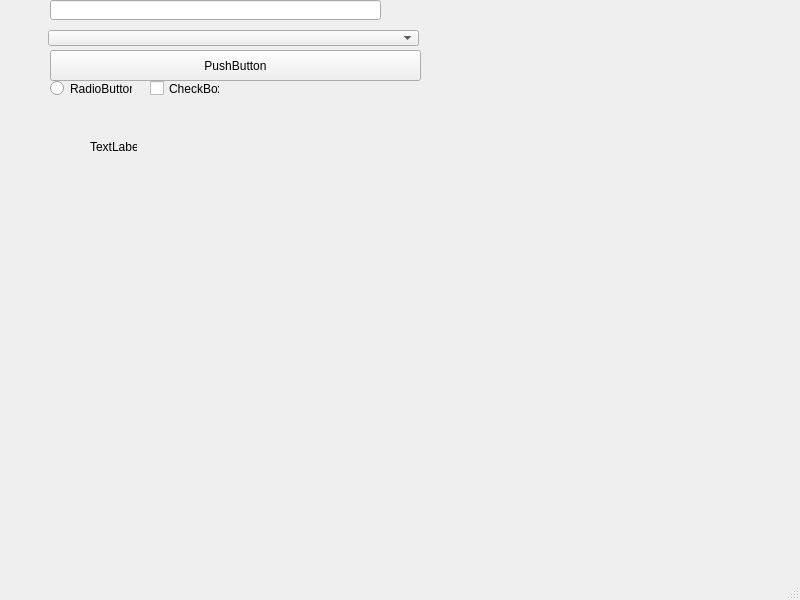
<?xml version="1.0" encoding="UTF-8"?>
<ui version="4.0">
 <class>MainWindow</class>
 <widget class="QMainWindow" name="MainWindow">
  <property name="geometry">
   <rect>
    <x>0</x>
    <y>0</y>
    <width>800</width>
    <height>600</height>
   </rect>
  </property>
  <property name="windowTitle">
   <string>MainWindow</string>
  </property>
  <widget class="QWidget" name="centralwidget">
   <widget class="QLabel" name="label">
    <property name="geometry">
     <rect>
      <x>90</x>
      <y>140</y>
      <width>47</width>
      <height>13</height>
     </rect>
    </property>
    <property name="text">
     <string>TextLabel</string>
    </property>
   </widget>
   <widget class="QRadioButton" name="radioButton">
    <property name="geometry">
     <rect>
      <x>50</x>
      <y>80</y>
      <width>82</width>
      <height>17</height>
     </rect>
    </property>
    <property name="text">
     <string>RadioButton</string>
    </property>
   </widget>
   <widget class="QCheckBox" name="checkBox">
    <property name="geometry">
     <rect>
      <x>150</x>
      <y>80</y>
      <width>70</width>
      <height>17</height>
     </rect>
    </property>
    <property name="text">
     <string>CheckBox</string>
    </property>
   </widget>
   <widget class="QLineEdit" name="lineEdit">
    <property name="geometry">
     <rect>
      <x>50</x>
      <y>0</y>
      <width>331</width>
      <height>20</height>
     </rect>
    </property>
   </widget>
   <widget class="QPushButton" name="pushButton">
    <property name="geometry">
     <rect>
      <x>50</x>
      <y>50</y>
      <width>371</width>
      <height>31</height>
     </rect>
    </property>
    <property name="text">
     <string>PushButton</string>
    </property>
   </widget>
   <widget class="QComboBox" name="comboBox">
    <property name="geometry">
     <rect>
      <x>48</x>
      <y>30</y>
      <width>371</width>
      <height>16</height>
     </rect>
    </property>
   </widget>
  </widget>
  <widget class="QMenuBar" name="menubar">
   <property name="geometry">
    <rect>
     <x>0</x>
     <y>0</y>
     <width>800</width>
     <height>21</height>
    </rect>
   </property>
  </widget>
  <widget class="QStatusBar" name="statusbar"/>
 </widget>
 <resources/>
 <connections/>
</ui>
